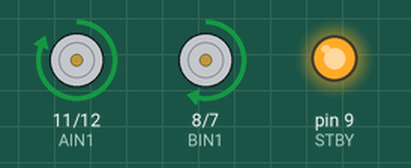
Recording of a sketch running on a simulated Arduino Uno, built with avr-gcc and run on an emulated ATmega328P. Parts: motor-driver pin pairs drawn as motors (green arrow = first pin HIGH = forward, orange = second pin HIGH = backward, longer = more drive, scaled by the enable pin, stopped while the standby pin is LOW), output pins drawn as LEDs (lit = HIGH).

Above: at 1.5 s.
At 6.5 s:
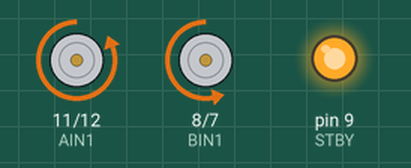
At 9.0 s:
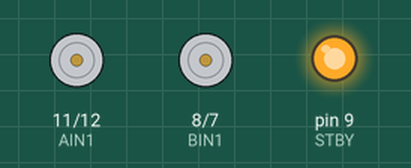
Timing chart, 0 to 13.0 s (numbered marks = the images above):
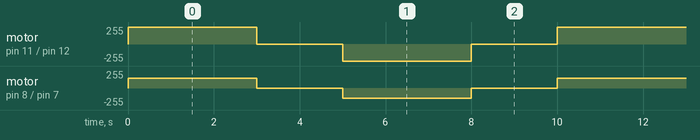

The sketch:

v1_frente_tras.ino
```cpp
#define STBY 9

// Motor A - Direito
const int PWMA = 13;
const int AIN1 = 11;
const int AIN2 = 12;

// Motor B - Esquerdo
const int PWMB = 5;
const int BIN1 = 8;
const int BIN2 = 7;

const int VELOCIDADE = 150; // 0 a 255

void setup() {
  pinMode(STBY, OUTPUT);
  pinMode(PWMA, OUTPUT);
  pinMode(AIN1, OUTPUT);
  pinMode(AIN2, OUTPUT);
  pinMode(PWMB, OUTPUT);
  pinMode(BIN1, OUTPUT);
  pinMode(BIN2, OUTPUT);

  digitalWrite(STBY, HIGH); // tira a ponte H do standby
}

void loop() {
  moverFrente();
  delay(3000);

  pararMotores();
  delay(2000);

  moverTras();
  delay(3000);

  pararMotores();
  delay(2000);
}

void moverFrente() {
  // Motor Direito (A) para frente
  digitalWrite(AIN1, HIGH);
  digitalWrite(AIN2, LOW);
  analogWrite(PWMA, VELOCIDADE);

  // Motor Esquerdo (B) para frente
  digitalWrite(BIN1, HIGH);
  digitalWrite(BIN2, LOW);
  analogWrite(PWMB, VELOCIDADE);
}

void moverTras() {
  // Motor Direito (A) para trás
  digitalWrite(AIN1, LOW);
  digitalWrite(AIN2, HIGH);
  analogWrite(PWMA, VELOCIDADE);

  // Motor Esquerdo (B) para trás
  digitalWrite(BIN1, LOW);
  digitalWrite(BIN2, HIGH);
  analogWrite(PWMB, VELOCIDADE);
}

void pararMotores() {
  analogWrite(PWMA, 0);
  analogWrite(PWMB, 0);
}
```

Measured:
- by itself, motor on pin 11 (AIN1) / pin 12 (AIN2): repeats every 10.0 s: stopped 2.0 s, backward 255/255 3.0 s, stopped 2.0 s, forward 255/255 3.0 s
- by itself, motor on pin 8 (BIN1) / pin 7 (BIN2): repeats every 10.0 s: stopped 2.0 s, backward 150/255 3.0 s, stopped 2.0 s, forward 150/255 3.0 s
